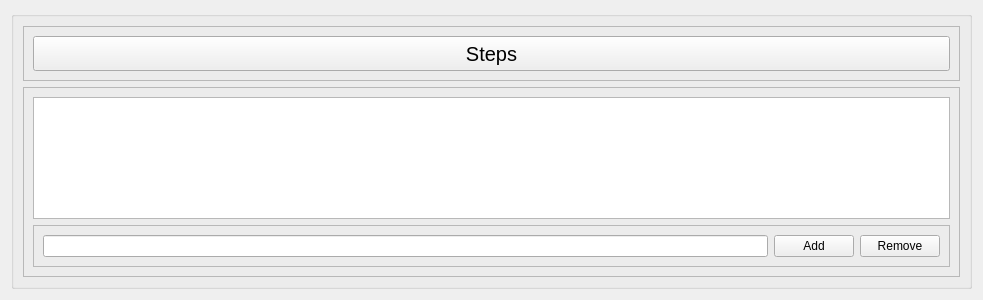
<?xml version="1.0" encoding="UTF-8"?>
<ui version="4.0">
 <class>Form</class>
 <widget class="QWidget" name="Form">
  <property name="geometry">
   <rect>
    <x>0</x>
    <y>0</y>
    <width>983</width>
    <height>300</height>
   </rect>
  </property>
  <property name="windowTitle">
   <string>Form</string>
  </property>
  <layout class="QVBoxLayout" name="verticalLayout">
   <item>
    <widget class="QGroupBox" name="groupBox">
     <property name="title">
      <string/>
     </property>
     <layout class="QVBoxLayout" name="verticalLayout_2">
      <item>
       <widget class="QFrame" name="frame_2">
        <property name="frameShape">
         <enum>QFrame::StyledPanel</enum>
        </property>
        <property name="frameShadow">
         <enum>QFrame::Raised</enum>
        </property>
        <layout class="QVBoxLayout" name="verticalLayout_4">
         <item>
          <widget class="QPushButton" name="buttonSteps">
           <property name="minimumSize">
            <size>
             <width>0</width>
             <height>35</height>
            </size>
           </property>
           <property name="maximumSize">
            <size>
             <width>16777215</width>
             <height>35</height>
            </size>
           </property>
           <property name="font">
            <font>
             <pointsize>15</pointsize>
            </font>
           </property>
           <property name="text">
            <string>Steps</string>
           </property>
          </widget>
         </item>
        </layout>
       </widget>
      </item>
      <item>
       <widget class="QFrame" name="frameContent">
        <property name="frameShape">
         <enum>QFrame::StyledPanel</enum>
        </property>
        <property name="frameShadow">
         <enum>QFrame::Raised</enum>
        </property>
        <layout class="QVBoxLayout" name="verticalLayout_3">
         <item>
          <widget class="QListWidget" name="listSteps"/>
         </item>
         <item>
          <widget class="QFrame" name="frameEdit">
           <property name="frameShape">
            <enum>QFrame::StyledPanel</enum>
           </property>
           <property name="frameShadow">
            <enum>QFrame::Raised</enum>
           </property>
           <layout class="QHBoxLayout" name="horizontalLayout_2">
            <item>
             <widget class="QLineEdit" name="entryStep"/>
            </item>
            <item>
             <widget class="QPushButton" name="buttonAdd">
              <property name="text">
               <string>Add</string>
              </property>
             </widget>
            </item>
            <item>
             <widget class="QPushButton" name="buttonRemove">
              <property name="text">
               <string>Remove</string>
              </property>
             </widget>
            </item>
           </layout>
          </widget>
         </item>
        </layout>
       </widget>
      </item>
     </layout>
    </widget>
   </item>
  </layout>
 </widget>
 <resources/>
 <connections/>
</ui>
